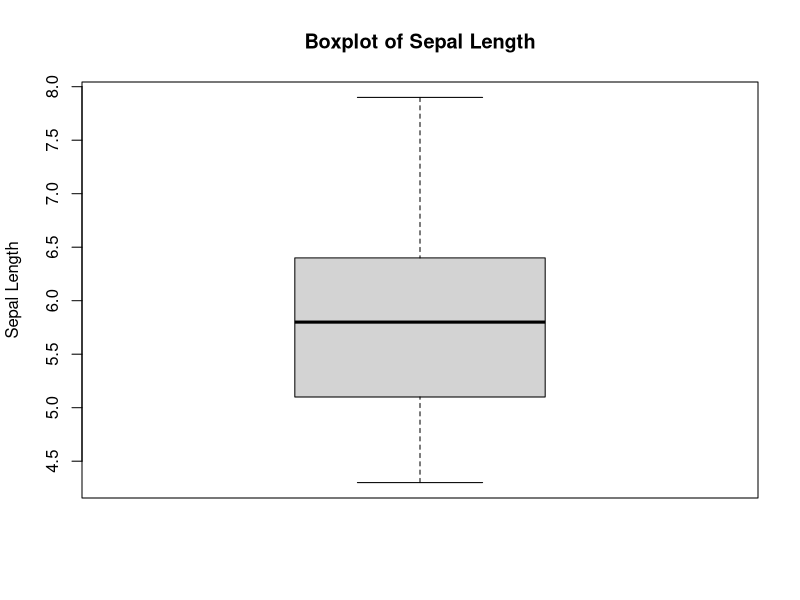
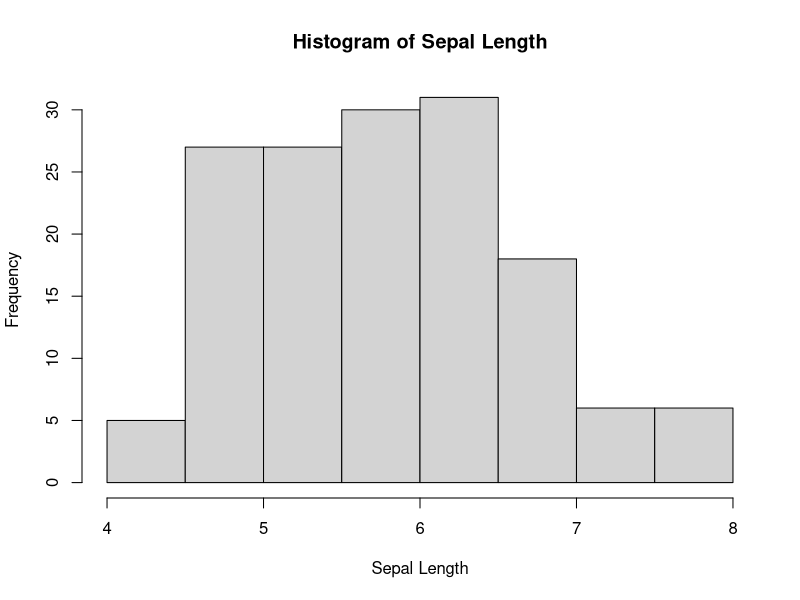
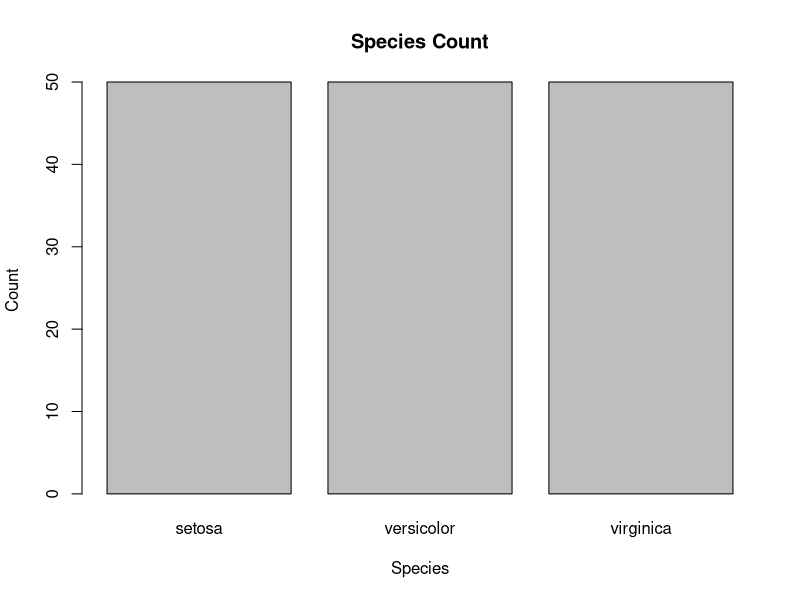
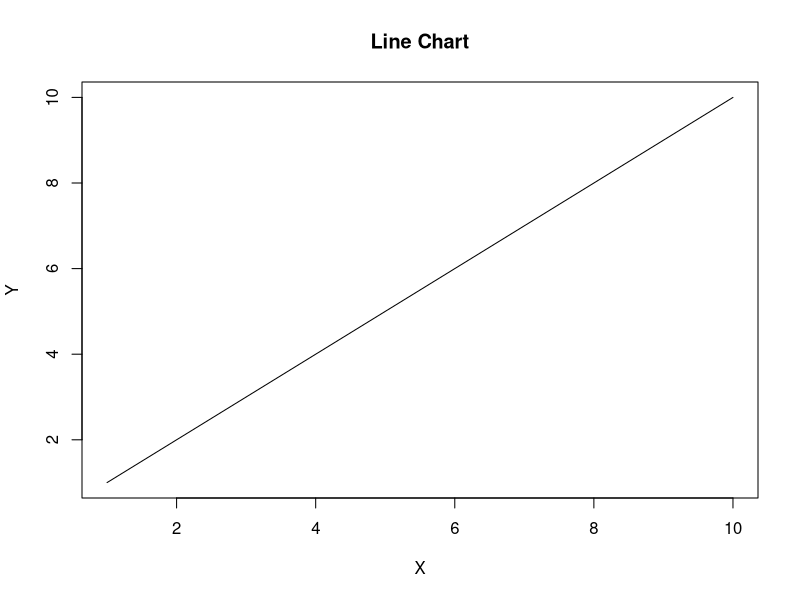
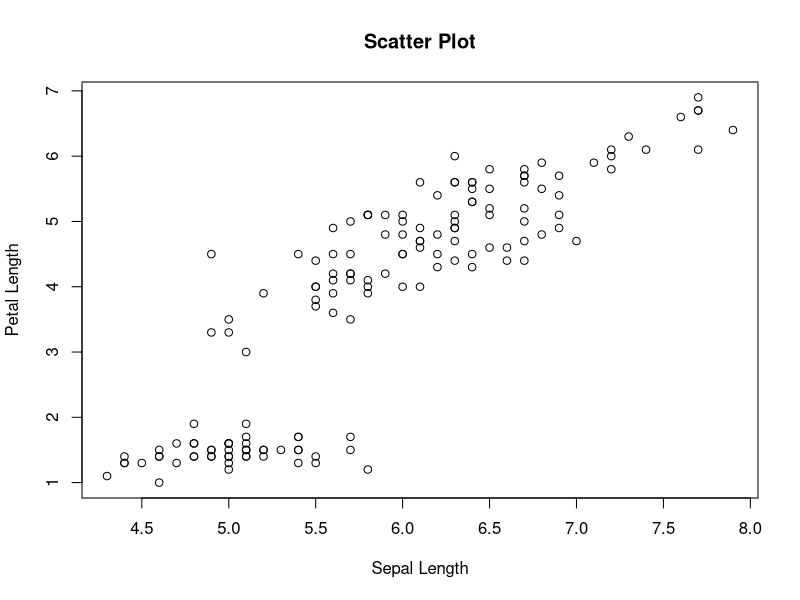

Write R code to recreate these figures, in order.
# Experiment 18: Basic graphs using iris
data(iris)

boxplot(iris$Sepal.Length, main="Boxplot of Sepal Length",
        ylab="Sepal Length")
hist(iris$Sepal.Length, main="Histogram of Sepal Length",
     xlab="Sepal Length")
barplot(table(iris$Species), main="Species Count",
        xlab="Species", ylab="Count")
plot(1:10, type="l", main="Line Chart",
     xlab="X", ylab="Y")
plot(iris$Sepal.Length, iris$Petal.Length,
     main="Scatter Plot", xlab="Sepal Length",
     ylab="Petal Length")
